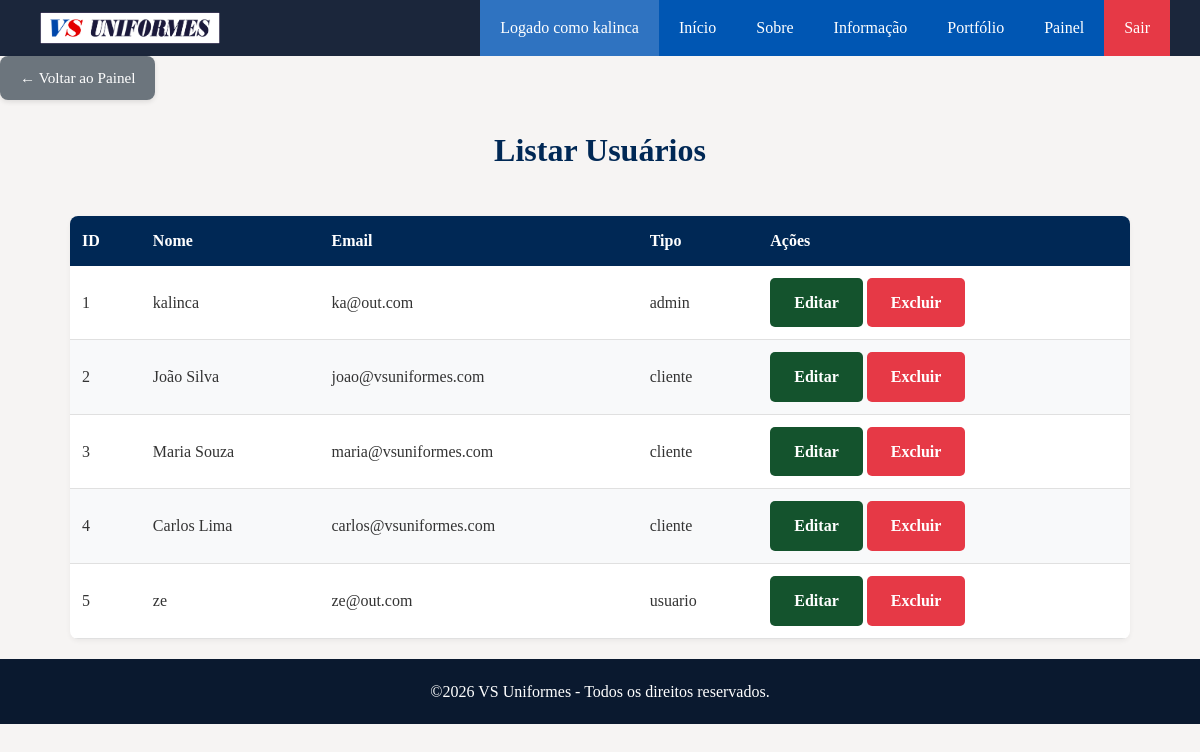
/view/listarUsuarios.php (signed in), run on an earlier commit of the app's database.
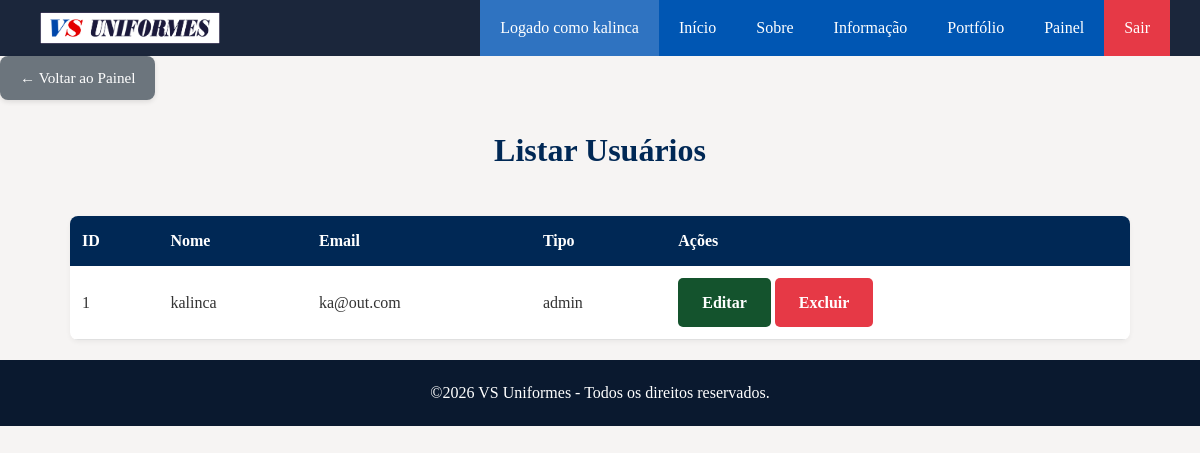
And on a later commit of the database.
### tables this page shows
CREATE TABLE `usuarios` (
  `idUsuario` int(11) NOT NULL,
  `nome` varchar(100) NOT NULL,
  `email` varchar(255) NOT NULL,
  `senha` varchar(255) NOT NULL,
  `tipo` varchar(20) NOT NULL
);

### model/ClassUsuarioDAO.php (called while the page is built, shortened)
<?php
class ClassUsuarioDAO
{
    public function listarUsuarios()
    {
        try {
            $pdo = Conexao::getInstance();
            $sql = "SELECT * FROM usuarios";
            $stmt = $pdo->prepare($sql);
            $stmt->execute();
            return $stmt->fetchAll(PDO::FETCH_ASSOC);
        } catch (PDOException $erro) {
            echo $erro->getMessage();
            return false;
        }
    }
}
?>

### view/listarUsuarios.php (the view, shortened to what this page needs)
<?php
require_once '../model/ClassUsuarioDAO.php';
$usuarioDAO = new ClassUsuarioDAO();
$novoUsuario = $usuarioDAO->listarUsuarios();
?>
<!DOCTYPE html>
<html lang="pt-BR">
<head>
    <?php include 'includes/head.php'; ?>
</head>
<body>
    <?php include 'includes/menu.php'; ?>
    <div class="container-voltar">
        <a href="painelAdmin.php" class="btn-voltar">
            &larr; Voltar ao Painel
        </a>
    </div>
    <main class="container">
        <h2>Listar Usuários</h2>
        <table class="tabela">
            <thead>
                <tr>
                    <th>ID</th>
                    <th>Nome</th>
                    <th>Email</th>
                    <th>Tipo</th>
                    <th>Ações</th>
                </tr>
            </thead>
            <tbody>
                <?php foreach ($novoUsuario as $usuario): ?>
                    <tr>
                        <td><?= $usuario['idUsuario']; ?></td>
                        <td><?= $usuario['nome']; ?></td>
                        <td><?= $usuario['email']; ?></td>
                        <td><?= $usuario['tipo']; ?></td>
                        <td>
                            <a class="btn-card" href="editarUsuarios.php?idUsuario=<?= $usuario['idUsuario']; ?>">
                                Editar
                            </a>
                            <a class="alerta-erro" href="../controller/excluirUsuarios.php?idUsuario=<?= $usuario['idUsuario']; ?>">
                                Excluir
                            </a>
                        </td>
                    </tr>
                <?php endforeach; ?>
            </tbody>
        </table>
    </main>
    <?php include 'includes/footer.php'; ?>
</body>
</html>

### view/includes/head.php (shortened to what this page needs)
<link rel="stylesheet" href="../css/style.css">

### view/includes/menu.php (shortened to what this page needs)
<header>
    <a href="../view/sobre.php">
        <img src="../img/home.png" class="logo" alt="logo da vs uniformes">
    </a>
    <nav>
        <ul>
            <?php if (isset($_SESSION['nome'])): ?>
                <li>
                    <span class="welcome-text">
                        Logado como <?php echo htmlspecialchars($_SESSION['nome']); ?>
                    </span>
                </li>
            <?php endif; ?>
            <li><a href="../index.php">Início</a></li>
            <li><a href="sobre.php">Sobre</a></li>
            <li><a href="informacao.php">Informação</a></li>
            <li><a href="portfolio.php">Portfólio</a></li>
            <?php if (isset($_SESSION['tipo']) && $_SESSION['tipo'] == 'admin'): ?>
                <li>
                    <a href="painelAdmin.php">Painel</a>
                </li>
            <?php endif; ?>
            <?php if (isset($_SESSION['nome'])): ?>
                <li>
                    <a href="../controller/logout.php" class="sair">
                        Sair
                    </a>
                </li>
            <?php endif; ?>
        </ul>
    </nav>
</header>

### view/includes/footer.php
<footer class="footer">
    <div >
        <a href="../view/sobreMim.php">&copy;<?php echo date('Y'); ?> VS Uniformes - Todos os direitos reservados.</a>
    </div>
</footer>

### css/style.css (style rules this page uses)
* { margin: 0; padding: 0; box-sizing: border-box; }
:root { --menu-fundo: #0056b3; --menu-foco: #e63946; --texto: #1b263b; --borda: #9cb5da; --texto-suave: #778da9; --titulo: #002855; --fundo: #f6f4f3; --sucesso: #14532d; --sucesso-hover: #166534; --erro: rgb(201, 0, 0); }
body { font-family: "Times New Roman", Times, serif; line-height: 1.6; color: var(--texto); background-color: var(--fundo); }
a { text-decoration: none; color: inherit; }
img { max-width: 100%; height: auto; display: block; }
.container { max-width: 1100px; margin: auto; padding: 0 20px; }
.container h2, .tituloForm { color: var(--titulo); font-size: 32px; margin-bottom: 40px; position: relative; text-align: center; }
header { background: var(--texto); padding: 0 30px; color: #ffffff; display: flex; justify-content: space-between; align-items: center; }
.logo { width: 200px; padding: 10px; display: block; }
nav { background-color: var(--menu-fundo); overflow: hidden; }
nav ul { list-style-type: none; margin: 0; padding: 0; display: flex; justify-content: center; }
nav ul li a { display: block; color: white; text-align: center; padding: 15px 20px; transition: background-color 0.3s ease; }
.welcome-text { display: block; justify-content: center; padding: 15px 20px; background-color: #2f73c1; color: white; }
.sair { background-color: var(--menu-foco); }
.container-voltar { width: 100%; display: flex; justify-content: flex-start; margin-bottom: 25px; }
.btn-voltar { display: inline-flex; align-items: center; gap: 8px; background-color: #6c757d; color: #ffffff; padding: 10px 20px; border-radius: 8px; font-size: 0.95rem; font-weight: 500; text-decoration: none; transition: all 0.3s ease; border: none; box-shadow: 0 2px 5px rgba(0, 0, 0, 0.1); }
button, .btn-card, .btn-orcamento { display: inline-block; padding: 12px 24px; border: none; border-radius: 5px; font-size: 16px; font-weight: bold; cursor: pointer; text-align: center; transition: background-color 0.3s ease, opacity 0.3s ease; }
button[type="submit"], .btn-card, .btn-orcamento { background-color: var(--sucesso); color: #ffffff; }
.alerta-erro { background-color: var(--menu-foco); color: #ffffff; display: inline-block; padding: 12px 24px; border: none; border-radius: 5px; font-size: 16px; font-weight: bold; cursor: pointer; text-align: center; transition: background-color 0.3s ease, opacity 0.3s ease; }
.tabela { width: 100%; border-collapse: collapse; margin: 20px 0; font-size: 16px; background-color: #ffffff; box-shadow: 0 2px 5px rgba(0, 0, 0, 0.05); border-radius: 8px; overflow: hidden; }
.tabela th { background-color: var(--titulo, #002855); color: #ffffff; font-weight: bold; padding: 12px; text-align: left; }
.tabela td { padding: 12px; color: #333333; border-bottom: 1px solid #e0e0e0; }
footer { background: #0a192f; color: white; text-align: center; padding: 20px; display: flex; justify-content: space-around; align-items: center; flex-wrap: wrap; gap: 15px; }
.tabela tbody tr:nth-child(even) { background-color: #f8f9fa; }

What changed in the data, as far as the page shows it:
removed usuarios: idUsuario "2", nome "João Silva", email "joao@vsuniformes.com", tipo "cliente"
removed usuarios: idUsuario "3", nome "Maria Souza", email "maria@vsuniformes.com", tipo "cliente"
removed usuarios: idUsuario "4", nome "Carlos Lima", email "carlos@vsuniformes.com", tipo "cliente"
removed usuarios: idUsuario "5", nome "ze", email "ze@out.com", tipo "usuario"
